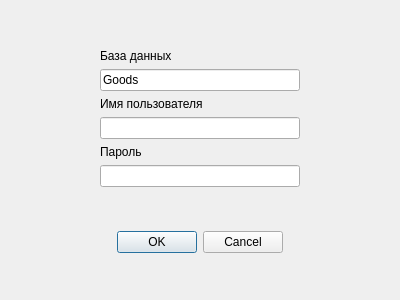
<?xml version="1.0" encoding="UTF-8"?>
<ui version="4.0">
 <class>Dialog_auth</class>
 <widget class="QDialog" name="Dialog_auth">
  <property name="geometry">
   <rect>
    <x>0</x>
    <y>0</y>
    <width>400</width>
    <height>300</height>
   </rect>
  </property>
  <property name="windowTitle">
   <string>Dialog</string>
  </property>
  <layout class="QGridLayout" name="gridLayout_2">
   <item row="1" column="0">
    <widget class="QDialogButtonBox" name="buttonBox_login">
     <property name="standardButtons">
      <set>QDialogButtonBox::Cancel|QDialogButtonBox::Ok</set>
     </property>
     <property name="centerButtons">
      <bool>true</bool>
     </property>
    </widget>
   </item>
   <item row="0" column="0">
    <layout class="QGridLayout" name="gridLayout_inputArea">
     <item row="8" column="1">
      <spacer name="verticalSpacer">
       <property name="orientation">
        <enum>Qt::Vertical</enum>
       </property>
       <property name="sizeHint" stdset="0">
        <size>
         <width>20</width>
         <height>40</height>
        </size>
       </property>
      </spacer>
     </item>
     <item row="7" column="1">
      <widget class="QLineEdit" name="lineEdit_pass">
       <property name="maximumSize">
        <size>
         <width>200</width>
         <height>50</height>
        </size>
       </property>
      </widget>
     </item>
     <item row="3" column="1">
      <widget class="QLabel" name="label_name">
       <property name="text">
        <string>Имя пользователя</string>
       </property>
      </widget>
     </item>
     <item row="5" column="1">
      <widget class="QLabel" name="label_pass">
       <property name="text">
        <string>Пароль</string>
       </property>
      </widget>
     </item>
     <item row="0" column="1">
      <spacer name="verticalSpacer_2">
       <property name="orientation">
        <enum>Qt::Vertical</enum>
       </property>
       <property name="sizeHint" stdset="0">
        <size>
         <width>20</width>
         <height>40</height>
        </size>
       </property>
      </spacer>
     </item>
     <item row="2" column="1">
      <widget class="QLineEdit" name="lineEdit_db">
       <property name="maximumSize">
        <size>
         <width>200</width>
         <height>50</height>
        </size>
       </property>
       <property name="text">
        <string>Goods</string>
       </property>
      </widget>
     </item>
     <item row="4" column="1">
      <widget class="QLineEdit" name="lineEdit_name">
       <property name="maximumSize">
        <size>
         <width>200</width>
         <height>50</height>
        </size>
       </property>
      </widget>
     </item>
     <item row="1" column="1">
      <widget class="QLabel" name="label">
       <property name="text">
        <string>База данных</string>
       </property>
      </widget>
     </item>
    </layout>
   </item>
   <item row="2" column="0">
    <spacer name="verticalSpacer_3">
     <property name="orientation">
      <enum>Qt::Vertical</enum>
     </property>
     <property name="sizeHint" stdset="0">
      <size>
       <width>20</width>
       <height>40</height>
      </size>
     </property>
    </spacer>
   </item>
  </layout>
 </widget>
 <resources/>
 <connections/>
</ui>
